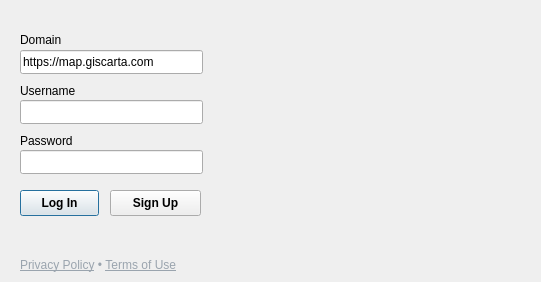
<?xml version="1.0" encoding="UTF-8"?>
<ui version="4.0">
 <class>GisCartaQGISDialogBase</class>
 <widget class="QDialog" name="GisCartaQGISDialogBase">
  <property name="geometry">
   <rect>
    <x>0</x>
    <y>0</y>
    <width>541</width>
    <height>282</height>
   </rect>
  </property>
  <property name="sizePolicy">
   <sizepolicy hsizetype="Fixed" vsizetype="Fixed">
    <horstretch>1</horstretch>
    <verstretch>1</verstretch>
   </sizepolicy>
  </property>
  <property name="minimumSize">
   <size>
    <width>0</width>
    <height>0</height>
   </size>
  </property>
  <property name="maximumSize">
   <size>
    <width>541</width>
    <height>282</height>
   </size>
  </property>
  <property name="sizeIncrement">
   <size>
    <width>0</width>
    <height>0</height>
   </size>
  </property>
  <property name="baseSize">
   <size>
    <width>1</width>
    <height>1</height>
   </size>
  </property>
  <property name="font">
   <font>
    <stylestrategy>PreferDefault</stylestrategy>
   </font>
  </property>
  <property name="windowTitle">
   <string>GisCarta - Login</string>
  </property>
  <property name="autoFillBackground">
   <bool>false</bool>
  </property>
  <property name="sizeGripEnabled">
   <bool>false</bool>
  </property>
  <widget class="QLineEdit" name="domain">
   <property name="geometry">
    <rect>
     <x>20</x>
     <y>50</y>
     <width>183</width>
     <height>24</height>
    </rect>
   </property>
   <property name="minimumSize">
    <size>
     <width>183</width>
     <height>24</height>
    </size>
   </property>
   <property name="maximumSize">
    <size>
     <width>183</width>
     <height>24</height>
    </size>
   </property>
   <property name="text">
    <string>https://map.giscarta.com</string>
   </property>
   <property name="placeholderText">
    <string notr="true">https://map.giscarta.com</string>
   </property>
  </widget>
  <widget class="QLineEdit" name="username">
   <property name="geometry">
    <rect>
     <x>20</x>
     <y>100</y>
     <width>183</width>
     <height>24</height>
    </rect>
   </property>
   <property name="minimumSize">
    <size>
     <width>183</width>
     <height>24</height>
    </size>
   </property>
   <property name="maximumSize">
    <size>
     <width>183</width>
     <height>24</height>
    </size>
   </property>
  </widget>
  <widget class="QLabel" name="label_username">
   <property name="geometry">
    <rect>
     <x>20</x>
     <y>80</y>
     <width>82</width>
     <height>21</height>
    </rect>
   </property>
   <property name="minimumSize">
    <size>
     <width>62</width>
     <height>0</height>
    </size>
   </property>
   <property name="maximumSize">
    <size>
     <width>82</width>
     <height>16777215</height>
    </size>
   </property>
   <property name="text">
    <string>Username</string>
   </property>
   <property name="alignment">
    <set>Qt::AlignLeading|Qt::AlignLeft|Qt::AlignVCenter</set>
   </property>
   <property name="textInteractionFlags">
    <set>Qt::NoTextInteraction</set>
   </property>
  </widget>
  <widget class="QLabel" name="label_password">
   <property name="geometry">
    <rect>
     <x>20</x>
     <y>130</y>
     <width>62</width>
     <height>21</height>
    </rect>
   </property>
   <property name="minimumSize">
    <size>
     <width>62</width>
     <height>0</height>
    </size>
   </property>
   <property name="maximumSize">
    <size>
     <width>82</width>
     <height>16777215</height>
    </size>
   </property>
   <property name="text">
    <string>Password</string>
   </property>
   <property name="alignment">
    <set>Qt::AlignLeading|Qt::AlignLeft|Qt::AlignVCenter</set>
   </property>
   <property name="textInteractionFlags">
    <set>Qt::NoTextInteraction</set>
   </property>
  </widget>
  <widget class="QLineEdit" name="password">
   <property name="geometry">
    <rect>
     <x>20</x>
     <y>150</y>
     <width>183</width>
     <height>24</height>
    </rect>
   </property>
   <property name="minimumSize">
    <size>
     <width>183</width>
     <height>24</height>
    </size>
   </property>
   <property name="maximumSize">
    <size>
     <width>183</width>
     <height>24</height>
    </size>
   </property>
   <property name="echoMode">
    <enum>QLineEdit::Password</enum>
   </property>
  </widget>
  <widget class="QLabel" name="label_domain">
   <property name="geometry">
    <rect>
     <x>20</x>
     <y>30</y>
     <width>62</width>
     <height>20</height>
    </rect>
   </property>
   <property name="minimumSize">
    <size>
     <width>62</width>
     <height>0</height>
    </size>
   </property>
   <property name="maximumSize">
    <size>
     <width>50</width>
     <height>16777215</height>
    </size>
   </property>
   <property name="text">
    <string>Domain</string>
   </property>
   <property name="alignment">
    <set>Qt::AlignLeading|Qt::AlignLeft|Qt::AlignVCenter</set>
   </property>
   <property name="textInteractionFlags">
    <set>Qt::NoTextInteraction</set>
   </property>
  </widget>
  <widget class="QPushButton" name="sign_up_button">
   <property name="geometry">
    <rect>
     <x>110</x>
     <y>190</y>
     <width>91</width>
     <height>26</height>
    </rect>
   </property>
   <property name="minimumSize">
    <size>
     <width>0</width>
     <height>26</height>
    </size>
   </property>
   <property name="maximumSize">
    <size>
     <width>16777215</width>
     <height>26</height>
    </size>
   </property>
   <property name="font">
    <font>
     <bold>true</bold>
     <stylestrategy>PreferDefault</stylestrategy>
    </font>
   </property>
   <property name="cursor">
    <cursorShape>PointingHandCursor</cursorShape>
   </property>
   <property name="contextMenuPolicy">
    <enum>Qt::NoContextMenu</enum>
   </property>
   <property name="text">
    <string>Sign Up</string>
   </property>
   <property name="autoDefault">
    <bool>false</bool>
   </property>
  </widget>
  <widget class="QLabel" name="footer_label">
   <property name="geometry">
    <rect>
     <x>20</x>
     <y>252</y>
     <width>191</width>
     <height>20</height>
    </rect>
   </property>
   <property name="styleSheet">
    <string notr="true"/>
   </property>
   <property name="text">
    <string>&lt;html&gt;&lt;head/&gt;&lt;body&gt;&lt;p style=&quot;color: rgb(154, 164, 174);&quot;&gt;&lt;a href=&quot;privacy_policy&quot; style=&quot;color: rgb(154, 164, 174);&quot;&gt;Privacy Policy&lt;/a&gt;&lt;span style=&quot;color: rgb(154, 164, 174);&quot;&gt; • &lt;/span&gt;&lt;a href=&quot;terms_of_use&quot; style=&quot;color: rgb(154, 164, 174);&quot;&gt;Terms of Use&lt;/a&gt;&lt;/p&gt;&lt;/body&gt;&lt;/html&gt;</string>
   </property>
   <property name="alignment">
    <set>Qt::AlignBottom|Qt::AlignLeading|Qt::AlignLeft</set>
   </property>
   <property name="wordWrap">
    <bool>true</bool>
   </property>
   <property name="textInteractionFlags">
    <set>Qt::LinksAccessibleByKeyboard|Qt::LinksAccessibleByMouse</set>
   </property>
  </widget>
  <widget class="QPushButton" name="log_in_button">
   <property name="geometry">
    <rect>
     <x>20</x>
     <y>190</y>
     <width>79</width>
     <height>26</height>
    </rect>
   </property>
   <property name="minimumSize">
    <size>
     <width>0</width>
     <height>26</height>
    </size>
   </property>
   <property name="maximumSize">
    <size>
     <width>16777215</width>
     <height>26</height>
    </size>
   </property>
   <property name="font">
    <font>
     <italic>false</italic>
     <bold>true</bold>
     <stylestrategy>PreferDefault</stylestrategy>
     <kerning>true</kerning>
    </font>
   </property>
   <property name="cursor">
    <cursorShape>PointingHandCursor</cursorShape>
   </property>
   <property name="contextMenuPolicy">
    <enum>Qt::DefaultContextMenu</enum>
   </property>
   <property name="autoFillBackground">
    <bool>false</bool>
   </property>
   <property name="text">
    <string>Log In</string>
   </property>
   <property name="autoDefault">
    <bool>true</bool>
   </property>
   <property name="default">
    <bool>false</bool>
   </property>
   <property name="flat">
    <bool>false</bool>
   </property>
  </widget>
 </widget>
 <resources/>
 <connections/>
</ui>
